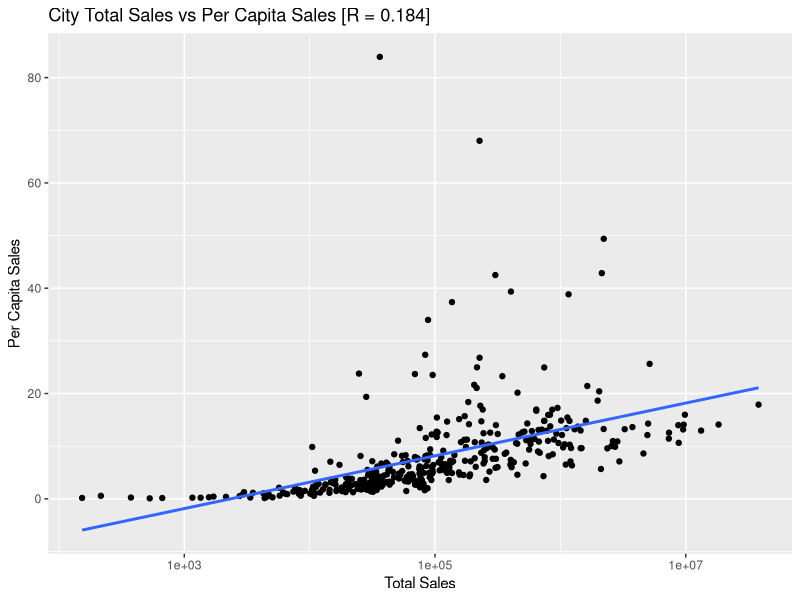
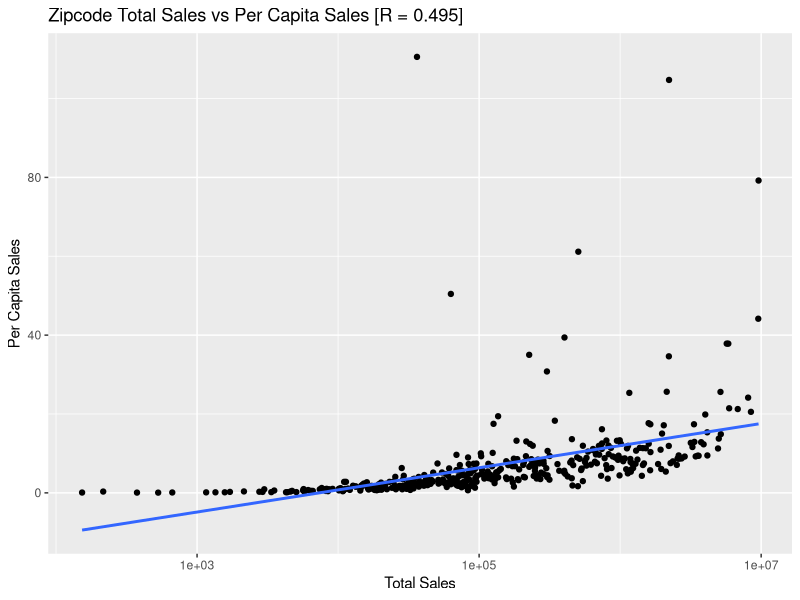
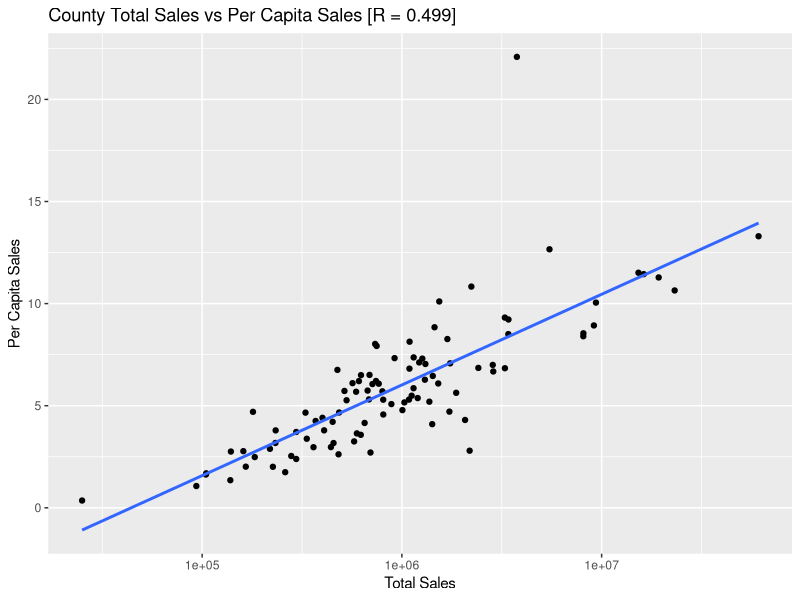
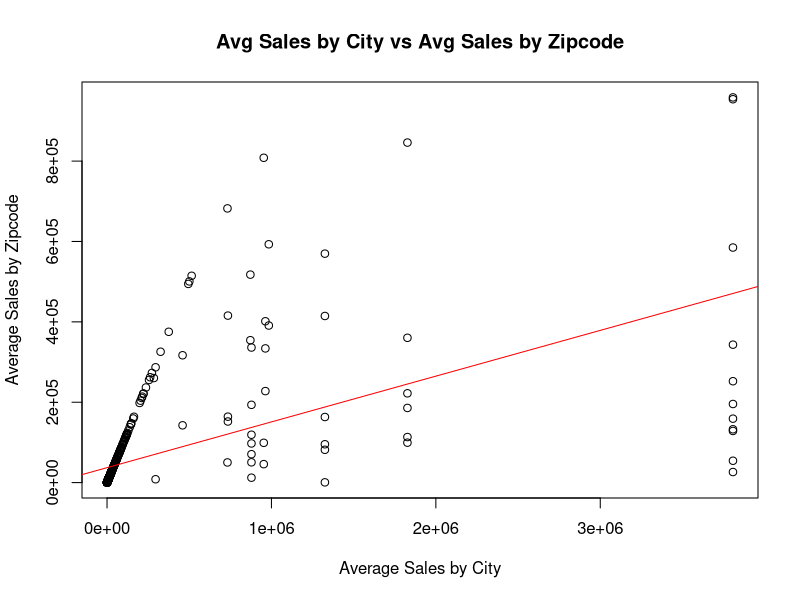
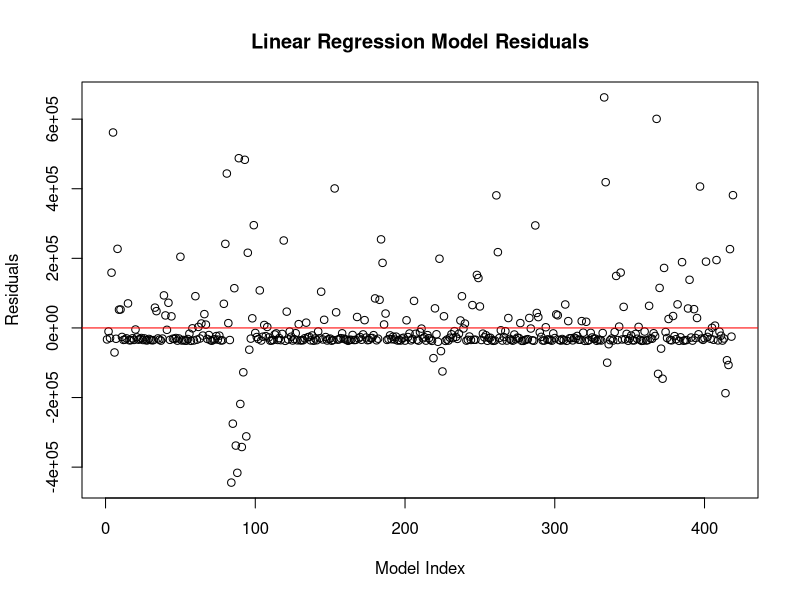
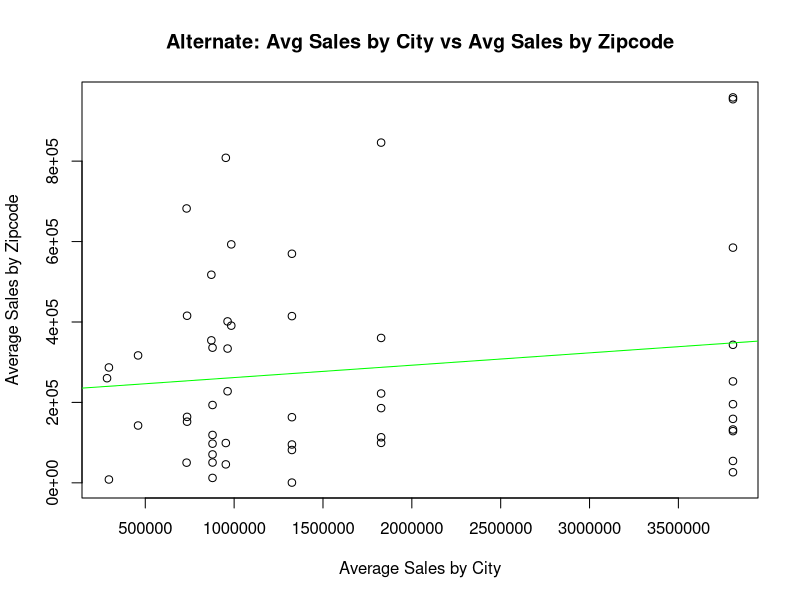
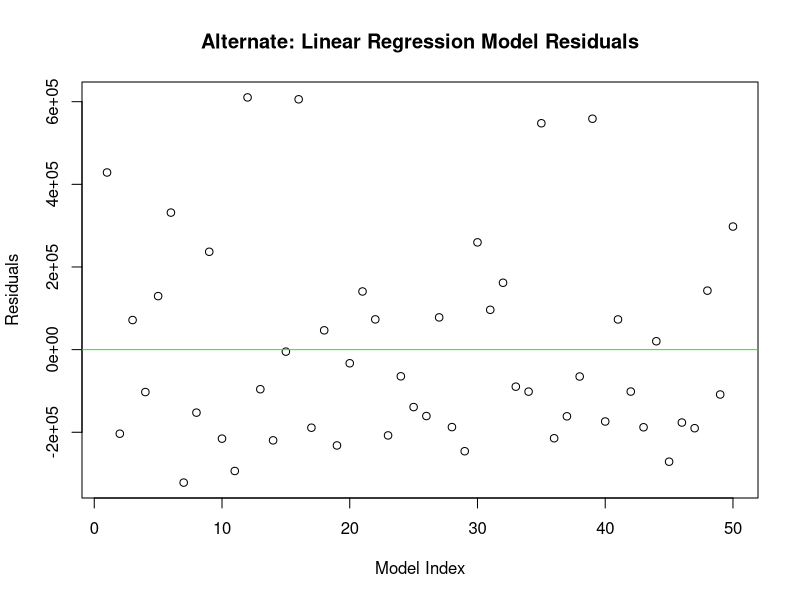
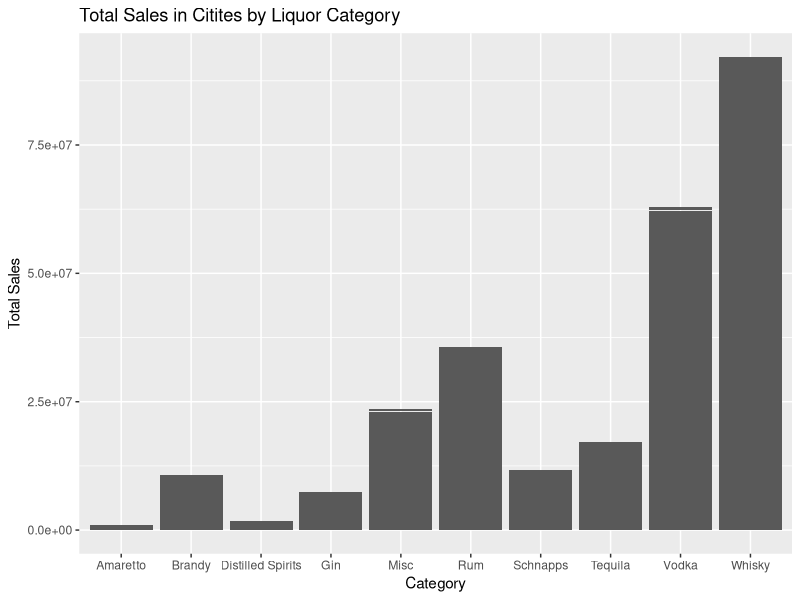

Here is the R script that generated these plots, in order:
###############################################################################
# Data_Analysis.R
# 
# Authors: Caroline
#          Seth
###############################################################################

##############
# Initialize
##############
rm(list = ls()) # Clear environment
gc()            # Clear memory
cat("\f")       # Clear console
library(ggplot2)


#############
# Load Data 
#############
sales_cities <- read.csv("project.sales.cities.csv")
sales_counties <- read.csv("project.sales.counties.csv")
sales_zipcodes <- read.csv("project.sales.zipcodes.csv")
acs_cities <- read.csv("project.acs.cities.csv")
acs_counties <- read.csv("project.acs.counties.csv")
acs_zipcodes <- read.csv("project.acs.zipcodes.csv")


##################
# Rename Columns 
##################
colnames(acs_cities) <- c("city", "High School", "Bachelor", "Unemployment", "Income", "Population", "White Population", "Black Population", "Indian Population", "Asain Population", "Hawaiian Population", "Other Population", "Multi Population")
colnames(acs_counties) <- c("county", "High School", "Bachelor", "Unemployment", "Income", "Population", "White Population", "Black Population", "Indian Population", "Asain Population", "Hawaiian Population", "Other Population", "Multi Population")
colnames(acs_zipcodes) <- c("zipcode", "High School", "Bachelor", "Unemployment", "Income", "Population", "White Population", "Black Population", "Indian Population", "Asain Population", "Hawaiian Population", "Other Population", "Multi Population")
colnames(sales_cities) <- c("city", "Category", "Sales_Dollars", "Sales Volume")
colnames(sales_counties) <- c("county", "Category", "Sales_Dollars", "Sales_Volume")
colnames(sales_zipcodes) <- c("zipcode", "Category", "Sales_Dollars", "Sales_Volume")


################################
# Merge Data sets by Geography
################################
city_data <- merge(sales_cities, acs_cities, by = "city")
county_data <- merge(sales_counties, acs_counties, by = "county")
zipcode_data <- merge(sales_zipcodes,acs_zipcodes, by= "zipcode")


#################################
# Convert to Numeric as Needed
################################
city_data$Sales_Dollars <- as.numeric(city_data$Sales_Dollars)
city_data$Population <- as.numeric(city_data$Population)
county_data$Sales_Dollars <- as.numeric(county_data$Sales_Dollars)
county_data$Population <- as.numeric(county_data$Population)
zipcode_data$Sales_Dollars <- as.numeric(zipcode_data$Sales_Dollars)
zipcode_data$Population <- as.numeric(zipcode_data$Population)


#################################################################
# Calculate Total Sales and Per Capita Sales for City/Zip/County
#################################################################
total_city <- aggregate(Sales_Dollars ~ city, city_data, sum)
pop_city <- aggregate(Population ~ city, city_data, sum)
sale_info_city <- merge(total_city, pop_city, by = "city", all = TRUE)
sale_info_city$per_capita_sales <- with(sale_info_city, Sales_Dollars/Population)

total_zip <- aggregate(Sales_Dollars ~ zipcode, zipcode_data, sum)
pop_zip <- aggregate(Population ~ zipcode, zipcode_data, sum)
sale_info_zip <- merge(total_zip, pop_zip, by = "zipcode", all = TRUE)
sale_info_zip$per_capita_sales <- with(sale_info_zip, Sales_Dollars/Population)

total_county <- aggregate(Sales_Dollars ~ county, county_data, sum)
pop_county <- aggregate(Population ~ county, county_data, sum)
sale_info_county <- merge(total_county, pop_county, by = "county", all = TRUE)
sale_info_county$per_capita_sales <- with(sale_info_county, Sales_Dollars/Population)


#####################################################
# Calculate R between Pop Sales and Per Capita Sales 
#####################################################
r_sales_city <- cor(sale_info_city$Sales_Dollars, sale_info_city$per_capita_sales)
cat("Total Sales vs Per Capita Sales by CITY, R:", r_sales_city)
r_sales_zip <- cor(sale_info_zip$Sales_Dollars, sale_info_zip$per_capita_sales)
cat("Total Sales vs Per Capita Sales by ZIPCODE, R:", r_sales_zip)
r_sales_county <- cor(sale_info_county$Sales_Dollars, sale_info_county$per_capita_sales)
cat("Total Sales vs Per Capita Sales by COUNTY, R:", r_sales_county)
# NOTE: Weak correlation btwn Total Sales and Per Capita Sales on City
# Moderate correlation btwn Total Sales and Per Capita Sales on Zipcode and County.
# 
# What this means. Although there are a lot of people in cities it doesn't look
# like many are buying. Better to target via Zipcode and County. 


#####################################################
# Plot Data to Visualize Correlation
#####################################################
plot_citySales <- ggplot(sale_info_city, aes(x=Sales_Dollars, y=per_capita_sales)) +
  geom_point() +
  labs(title="City Total Sales vs Per Capita Sales [R = 0.184]",
       x="Total Sales",
       y="Per Capita Sales") +
  theme(legend.position="none") + 
  geom_smooth(method = lm, se=FALSE)
plot_citySales + scale_x_log10()

plot_zipSales <- ggplot(sale_info_zip, aes(x=Sales_Dollars, y=per_capita_sales)) +
  geom_point() +
  labs(title="Zipcode Total Sales vs Per Capita Sales [R = 0.495]",
       x="Total Sales",
       y="Per Capita Sales") +
  theme(legend.position="none") + 
  geom_smooth(method = lm, se=FALSE)
plot_zipSales + scale_x_log10()

plot_countySales <- ggplot(sale_info_county, aes(x=Sales_Dollars, y=per_capita_sales)) +
  geom_point() +
  labs(title="County Total Sales vs Per Capita Sales [R = 0.499]",
       x="Total Sales",
       y="Per Capita Sales") +
  theme(legend.position="none") + 
  geom_smooth(method = lm, se=FALSE)
plot_countySales + scale_x_log10()


############################################
# Calculate R between Sales and Population 
############################################
r_city_SalesVsPop <- cor(city_data$Sales_Dollars, city_data$Population)
r_county_SalesVsPop <-cor(county_data$Sales_Dollars, county_data$Population)
r_zipcode_SalesVsPop <-cor(zipcode_data$Sales_Dollars, zipcode_data$Population)


###################################
# Calculate avg. Sales by Zipcode
###################################
zipcode_avg_sales <- aggregate(Sales_Dollars ~ zipcode, data = zipcode_data, mean)
colnames(zipcode_avg_sales)[2] <- "Sales_Dollars"


################################
# Calculate avg. Sales by City
################################
city_avg_sales <- aggregate(Sales_Dollars ~ city, data = city_data, mean)


########################################
# Merge Zip and City by avg. Sales
########################################
# Like a good data scientist... we go find more data :)
# found this open source on GitHub vvvv
zip_to_city <- read.csv('iowa_zip_lookup.csv')
colnames(zip_to_city) <- c("zipcode", "city", "county")
# Merge zip & city info to avg sales in cities by city column
init_merge <- merge(zip_to_city, city_avg_sales, by="city", all=TRUE)
colnames(init_merge)[4] <- "city_avg_sales"
# Now merge with zipcode avg sales on the zipcode column
merged_data <- merge(init_merge, zipcode_avg_sales, by = "zipcode", all = TRUE)
colnames(merged_data)[5] <- "zipcode_avg_sales"
# remove all NA rows, bc project data doesn't account for all zipcodes where the
# zipcode-city-county data I imported does.
merged_data <- na.omit(merged_data)


###################################################################
# Calculate R btwn avg. Sales per Zipcode and avg. Sales per City
###################################################################
r <- cor(merged_data$zipcode_avg_sales, merged_data$city_avg_sales)
cat("The correlation coefficient between avg sales in cities and zipcodes is:",
    r)

plot(merged_data$city_avg_sales, merged_data$zipcode_avg_sales,
     xlab = "Average Sales by City",
     ylab = "Average Sales by Zipcode",
     main = "Avg Sales by City vs Avg Sales by Zipcode")
model <- lm(zipcode_avg_sales~city_avg_sales, data=merged_data)
abline(model, col = "red") 

summary(model)
plot(model$residuals,
     xlab = "Model Index",
     ylab = "Residuals",
     main = "Linear Regression Model Residuals")
abline(h=0, col='red')
# NOTE: Our residuals may look nice at first glance but we can see we are
# actually predicting higher values than actual and the y axis is on a scale 
# hundreds of thousands. This is likely because all cities that have a singular
# zipcode within our data set will show up as having equal avg sales. This 
# would then also heavily bias our correlation coefficient if there were many
# instances of this which it appears is the case. 

# Here's alternate approach, though maybe pointless
# Plot all points where avg sales are not equal
filtered_data <- subset(merged_data, merged_data$city_avg_sales!=merged_data$zipcode_avg_sales)
plot(filtered_data$city_avg_sales, 
     filtered_data$zipcode_avg_sales,
     xlab = "Average Sales by City",
     ylab = "Average Sales by Zipcode",
     main = "Alternate: Avg Sales by City vs Avg Sales by Zipcode")
model <- lm(zipcode_avg_sales~city_avg_sales, data=filtered_data)
abline(model, col = "green") 
summary(model)
plot(model$residuals,
     xlab = "Model Index",
     ylab = "Residuals",
     main = "Alternate: Linear Regression Model Residuals")
abline(h=0, col='green')
# NOTE: with our p-value increasing I am starting to believe we are getting a 
# more "legitimate" fit, but with R only equaling 0.2096 and our residuals 
# still appearing on a scale of hundreds of thousands, I conclude that we need
# a more comprehensive data set to see if there is a relation between avg sales
# per zip code and avg sales per corresponding city. 


#########################
# General Visualization
#########################

# Histogram of total sales by category
ggplot(sales_cities, aes(x=Category, y=Sales_Dollars)) + 
  geom_bar(stat="identity") +
  labs(title="Total Sales in Citites by Liquor Category ",
       x="Category",
       y="Total Sales")


# Scatter plot of sales volume versus population
ggplot(city_data, aes(x = Population, y = Sales_Dollars)) +
  geom_point() +
  labs(title="Sales Volume vs Population",
       x = "Population",
       y = "Sales Volume")


#######################################################
# Correlation: Total Sales vs Population per Category
#######################################################

# Calculate correlation coefficient between sales and population for each category
whisky_r <- cor(city_data$Sales_Dollars[city_data$Category == "Whisky"], city_data$Population[city_data$Category == "Whisky"])
cat("Population Size vs Total Sales, WHISKY, R:", whisky_r)

vodka_r <- cor(city_data$Sales_Dollars[city_data$Category == "Vodka"], city_data$Population[city_data$Category == "Vodka"])
cat("Population Size vs Total Sales, VODKA, R:", vodka_r)

rum_r <- cor(city_data$Sales_Dollars[city_data$Category == "Rum"], city_data$Population[city_data$Category == "Rum"])
cat("Population Size vs Total Sales, RUM, R:", rum_r)

gin_r <- cor(city_data$Sales_Dollars[city_data$Category == "Gin"], city_data$Population[city_data$Category == "Gin"])
cat("Population Size vs Total Sales, GIN, R:", gin_r)

tequila_r <- cor(city_data$Sales_Dollars[city_data$Category == "Tequila"], city_data$Population[city_data$Category == "Tequila"])
cat("Population Size vs Total Sales, TEQUILA, R:", tequila_r)

brandy_r <- cor(city_data$Sales_Dollars[city_data$Category == "Brandy"], city_data$Population[city_data$Category == "Brandy"])
cat("Population Size vs Total Sales, BRANDY, R:", brandy_r)

# NOTE: Whiskey returns NA, likely because there was a city that did not have 
# data for whiskey. We could go looking for it and/or create a loop to exclude
# that city, BUT by the correlation coefficients for the rest of the categories
# we can assume that whiskey follows in suit. 
#
# We can see as population increases so does your total number of sales which
# makes sense.


##############################################################################
# PART 2 of the Research Question
# Does the avg sales per zipcode and per corresponding pattern differ across
# liquor categories
##############################################################################

# NOTE: Avg sales per Category per Zip is just the amount of sales. 
#       Cities however we will have to calculate, BUT I can already see it
#       happening again... we will have cities with one zip code creating
#       a one to one ratio between the two values and then the rest will 
#       appear as outliers.
# Basic way is subset for category and try and draw correlations from each

######## This below section is repeated for each category #####################
dat_wh <- subset(city_data, city_data$Category == "Whisky", select=c(city, Category, Sales_Dollars))
dat_wh <- merge(dat_wh, zip_to_city, by="city", all = T)
colnames(dat_wh) <- c("city", "category", "city_sales", "zipcode", "county")
dat_wh <- merge(zipcode_data, dat_wh, by="zipcode", all = T)
dat_wh <- subset(dat_wh, dat_wh$Category == "Whisky", select=c(zipcode, Category, Sales_Dollars, city, category, city_sales))
dat_wh <- na.omit(dat_wh)

# I could go in and rename these again but just know...
# Sales_dollars is the avg zip sales and city_sales is avg city sales
dat_wh_r <- cor(dat_wh$Sales_Dollars, dat_wh$city_sales)
cat("Correlation of avg Whisky sales between cities and zipcodes is:", dat_wh_r)

######## Amaretto ############################################################
dat_am <- subset(city_data, city_data$Category == "Amaretto", select=c(city, Category, Sales_Dollars))
dat_am <- merge(dat_am, zip_to_city, by="city", all = T)
colnames(dat_am) <- c("city", "category", "city_sales", "zipcode", "county")
dat_am <- merge(zipcode_data, dat_am, by="zipcode", all = T)
dat_am <- subset(dat_am, dat_am$Category == "Amaretto", select=c(zipcode, Category, Sales_Dollars, city, category, city_sales))
dat_am <- na.omit(dat_am)

dat_am_r <- cor(dat_am$Sales_Dollars, dat_am$city_sales)
cat("Correlation of avg Amaretto sales between cities and zipcodes is:", dat_am_r)

######## Brandy ###############################################################
dat_br <- subset(city_data, city_data$Category == "Brandy", select=c(city, Category, Sales_Dollars))
dat_br <- merge(dat_br, zip_to_city, by="city", all = T)
colnames(dat_br) <- c("city", "category", "city_sales", "zipcode", "county")
dat_br <- merge(zipcode_data, dat_br, by="zipcode", all = T)
dat_br <- subset(dat_br, dat_br$Category == "Brandy", select=c(zipcode, Category, Sales_Dollars, city, category, city_sales))
dat_br <- na.omit(dat_br)

dat_br_r <- cor(dat_br$Sales_Dollars, dat_br$city_sales)
cat("Correlation of avg Brandy sales between cities and zipcodes is:", dat_br_r)

######## Distilled Spirits ####################################################
dat_ds <- subset(city_data, city_data$Category == "Distilled Spirits", select=c(city, Category, Sales_Dollars))
dat_ds <- merge(dat_ds, zip_to_city, by="city", all = T)
colnames(dat_ds) <- c("city", "category", "city_sales", "zipcode", "county")
dat_ds <- merge(zipcode_data, dat_ds, by="zipcode", all = T)
dat_ds <- subset(dat_ds, dat_ds$Category == "Distilled Spirits", select=c(zipcode, Category, Sales_Dollars, city, category, city_sales))
dat_ds <- na.omit(dat_ds)

dat_ds_r <- cor(dat_ds$Sales_Dollars, dat_ds$city_sales)
cat("Correlation of avg Distilled Spirits sales between cities and zipcodes is:", dat_ds_r)

######## Gin ##################################################################
dat_g <- subset(city_data, city_data$Category == "Gin", select=c(city, Category, Sales_Dollars))
dat_g <- merge(dat_g, zip_to_city, by="city", all = T)
colnames(dat_g) <- c("city", "category", "city_sales", "zipcode", "county")
dat_g <- merge(zipcode_data, dat_g, by="zipcode", all = T)
dat_g <- subset(dat_g, dat_g$Category == "Gin", select=c(zipcode, Category, Sales_Dollars, city, category, city_sales))
dat_g <- na.omit(dat_g)

dat_g_r <- cor(dat_g$Sales_Dollars, dat_g$city_sales)
cat("Correlation of avg Gin sales between cities and zipcodes is:", dat_g_r)

######## Misc #################################################################
dat_mc <- subset(city_data, city_data$Category == "Misc", select=c(city, Category, Sales_Dollars))
dat_mc <- merge(dat_mc, zip_to_city, by="city", all = T)
colnames(dat_mc) <- c("city", "category", "city_sales", "zipcode", "county")
dat_mc <- merge(zipcode_data, dat_mc, by="zipcode", all = T)
dat_mc <- subset(dat_mc, dat_mc$Category == "Misc", select=c(zipcode, Category, Sales_Dollars, city, category, city_sales))
dat_mc <- na.omit(dat_mc)

dat_mc_r <- cor(dat_mc$Sales_Dollars, dat_mc$city_sales)
cat("Correlation of avg Misc sales between cities and zipcodes is:", dat_mc_r)

######## Rum ##################################################################
dat_ru <- subset(city_data, city_data$Category == "Rum", select=c(city, Category, Sales_Dollars))
dat_ru <- merge(dat_ru, zip_to_city, by="city", all = T)
colnames(dat_ru) <- c("city", "category", "city_sales", "zipcode", "county")
dat_ru <- merge(zipcode_data, dat_ru, by="zipcode", all = T)
dat_ru <- subset(dat_ru, dat_ru$Category == "Rum", select=c(zipcode, Category, Sales_Dollars, city, category, city_sales))
dat_ru <- na.omit(dat_ru)

dat_ru_r <- cor(dat_ru$Sales_Dollars, dat_ru$city_sales)
cat("Correlation of avg Rum sales between cities and zipcodes is:", dat_ru_r)

######## Schnapps #############################################################
dat_sc <- subset(city_data, city_data$Category == "Schnapps", select=c(city, Category, Sales_Dollars))
dat_sc <- merge(dat_sc, zip_to_city, by="city", all = T)
colnames(dat_sc) <- c("city", "category", "city_sales", "zipcode", "county")
dat_sc <- merge(zipcode_data, dat_sc, by="zipcode", all = T)
dat_sc <- subset(dat_sc, dat_sc$Category == "Schnapps", select=c(zipcode, Category, Sales_Dollars, city, category, city_sales))
dat_sc <- na.omit(dat_sc)

dat_sc_r <- cor(dat_sc$Sales_Dollars, dat_sc$city_sales)
cat("Correlation of avg Schnapps sales between cities and zipcodes is:", dat_sc_r)

######## Tequila #############################################################
dat_tq <- subset(city_data, city_data$Category == "Tequila", select=c(city, Category, Sales_Dollars))
dat_tq <- merge(dat_tq, zip_to_city, by="city", all = T)
colnames(dat_tq) <- c("city", "category", "city_sales", "zipcode", "county")
dat_tq <- merge(zipcode_data, dat_tq, by="zipcode", all = T)
dat_tq <- subset(dat_tq, dat_tq$Category == "Tequila", select=c(zipcode, Category, Sales_Dollars, city, category, city_sales))
dat_tq <- na.omit(dat_tq)

dat_tq_r <- cor(dat_tq$Sales_Dollars, dat_tq$city_sales)
cat("Correlation of avg Tequila sales between cities and zipcodes is:", dat_tq_r)

######## Vodka ############################################################
dat_vk <- subset(city_data, city_data$Category == "Vodka", select=c(city, Category, Sales_Dollars))
dat_vk <- merge(dat_vk, zip_to_city, by="city", all = T)
colnames(dat_vk) <- c("city", "category", "city_sales", "zipcode", "county")
dat_vk <- merge(zipcode_data, dat_vk, by="zipcode", all = T)
dat_vk <- subset(dat_vk, dat_vk$Category == "Vodka", select=c(zipcode, Category, Sales_Dollars, city, category, city_sales))
dat_vk <- na.omit(dat_vk)

dat_vk_r <- cor(dat_vk$Sales_Dollars, dat_vk$city_sales)
cat("Correlation of avg Vodka sales between cities and zipcodes is:", dat_vk_r)
#####


###########################################
# Plot a couple to see what they look like
###########################################

# Vodka
ggplot(dat_vk, aes(x=Sales_Dollars, y=city_sales)) +
  geom_point() +
  labs(title="Vodka avg City Sales vs avg Zipcode Sales",
       x="avg Zipcode Sales",
       y="avg City Sales") +
  geom_smooth(method = lm, se=FALSE)

# Whiskey
ggplot(dat_wh, aes(x=Sales_Dollars, y=city_sales)) +
  geom_point() +
  labs(title="Whisky avg City Sales vs avg Zipcode Sales",
       x="avg Zipcode Sales",
       y="avg City Sales") +
  geom_smooth(method = lm, se=FALSE)

# Brandy
ggplot(dat_br, aes(x=Sales_Dollars, y=city_sales)) +
  geom_point() +
  labs(title="Brandy avg City Sales vs avg Zipcode Sales",
       x="avg Zipcode Sales",
       y="avg City Sales") +
  geom_smooth(method = lm, se=FALSE)

# Gin
ggplot(dat_g, aes(x=Sales_Dollars, y=city_sales)) +
  geom_point() +
  labs(title="Gin avg City Sales vs avg Zipcode Sales",
       x="avg Zipcode Sales",
       y="avg City Sales") +
  geom_smooth(method = lm, se=FALSE)


# We can see from the plots they are all very similar and don't show a very 
# strong correlation. There is a correlation, but it is not very high. 


